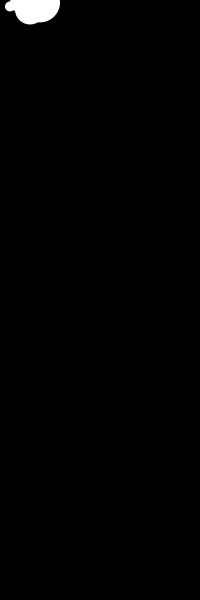
Frame 1 (no input)
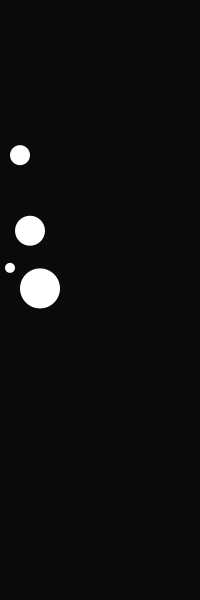
Frame 60 (the mouse pressed at the canvas centre just before this capture)
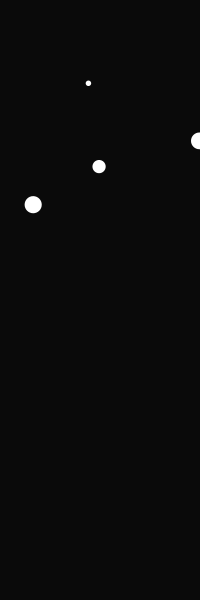
Frame 120 (the mouse held since frame 60 and released just before this capture)

The Processing sketch that drew these frames (run headless with seeded random() and noise(); from frame 60 on, the mouse is pressed at the canvas centre):

// Processing sketch: processing_42076
// ── processing_42076.pde

//pick four random numbers for y location of circles
float y=random(0,10);
float y1=random(0,10);
float y2=random(0,10);
float y3=random(0,10);
//pick four random numbers for x coordinate of circles
float x=10;
float x1=20;
float x2=30;
float x3=40;
//pick four random numbers for diameter of circles
float diam=10;
float diam1=20;
float diam2=30;
float diam3=40;
//pick four random numbers for speed of circles
float speed=random(1,5);
float speed1=random(1,6);
float speed2=random(1,7);
float speed3=random(1,8);

int ellipseSize=20;
int k=0;

void setup () {
  size (200,600);
  smooth();
}

void draw() {
  background(k);
  noStroke ();
  fill(255);
  //line (width/2,0,width/2,height);
  //line (0,height/2,width,height/2);
  ellipse (x, y,diam,diam);
  ellipse (x1, y1,diam1,diam1);
  ellipse (x2, y2,diam2,diam2);
  ellipse (x3, y3,diam3,diam3);

  y=y+speed;
  y1=y1+speed1;
  y2=y2+speed2;
  y3=y3+speed3;



  //if mouse is on the top half increase black, otherwise decrease black
  if (mouseY > height/2) {
    k=k+1;
  }
  else {
    k=k-1;
  }
  
  //if mouse is on the right increase black, otherwise decrease black
  if (mouseX > width/2) {
    k=k+1;
  }
  else {
    k=k-1;
  }


  k= constrain (k,10,125);
}



//when mouse is pressed 
//start circles at the top
void mousePressed() {
  y=0;
  y1=0;
  y2=0;
  y3=0;

  diam=random(5,40);
  diam1=random(10,45);
  diam2=random(10,45);
  diam3=random(5,40);

  speed=random(1,5);
  speed1=random(1,5);
  speed2=random(1,5);
  speed3=random(1,5);


  //if x coordinate of circle is less than width add random number between 0 and 200 to x
  //else if x is greater than width set to diameter
  if (x<width) {
    x=x+random(0,200);
  }
  else if (x>width) {
    x=diam;
  }

  //if x coordinate of circle1 is less than width add random number between 0 and 200 to x
  //else if x is greater than width set to diameter
  if (x1<width) {
    x1=x1+random(0,200);
  }
  else if (x1>width) {
    x1=diam1;
  } 

  //if x coordinate of circle2 is less than width add random number between 0 and 200 to x
  //else if x is greater than width set to diameter
  if (x2<width) {
    x2=x2+random(0,200);
  }
  else if (x2>width) {
    x2=diam2;
  }

  //if x coordinate of circle2 is less than width add random number between 0 and 200 to x
  //else if x is greater than  set to diameter
  if (x3<width) {
    x3=x3+random(0,200);
  }
  else if (x3>width) {
    x3=diam3;
  }
}
